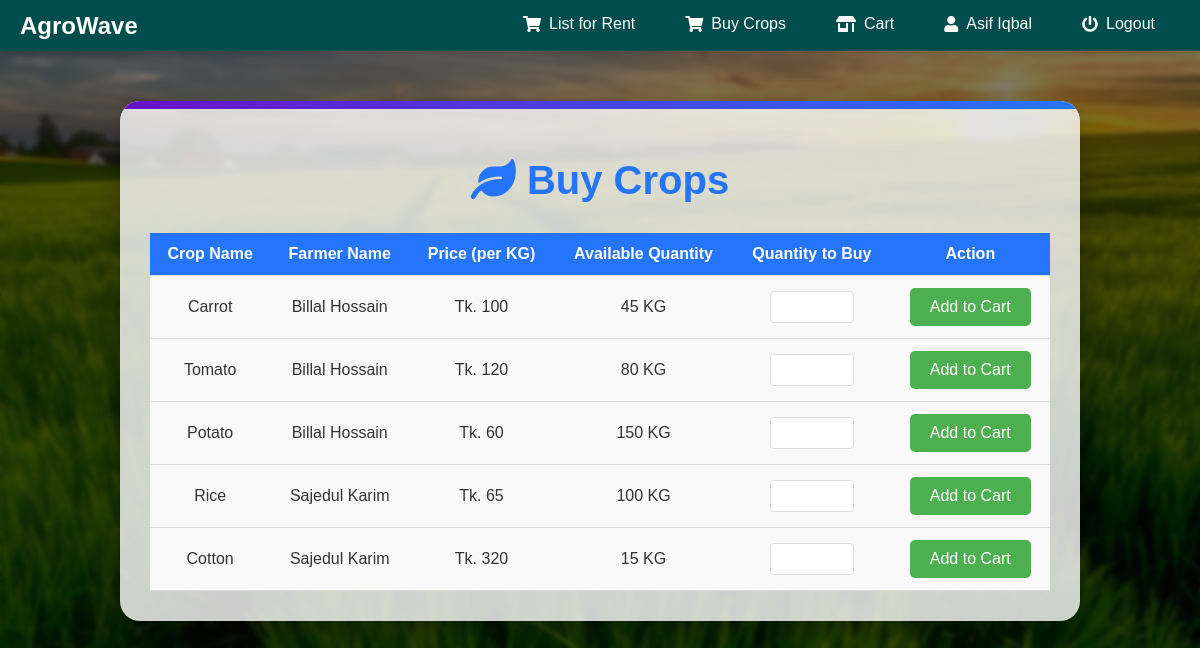
Page /customer/cbuy_crops.php (signed in) on the committed database.
### tables this page shows
CREATE TABLE `custlogin` (
  `cust_id` int(20) NOT NULL,
  `cust_name` varchar(255) NOT NULL,
  `password` varchar(255) NOT NULL,
  `email` varchar(255) NOT NULL,
  `address` varchar(255) NOT NULL,
  `city` varchar(255) NOT NULL,
  `pincode` varchar(255) NOT NULL,
  `state` varchar(255) NOT NULL,
  `phone_no` varchar(255) NOT NULL,
  `otp` int(50) NOT NULL
);

CREATE TABLE `farmer_crops_trade` (
  `trade_id` int(11) NOT NULL,
  `farmer_fkid` int(50) NOT NULL,
  `Trade_crop` varchar(255) NOT NULL,
  `Crop_quantity` double NOT NULL,
  `costperkg` int(11) NOT NULL,
  `msp` int(11) NOT NULL
);

CREATE TABLE `farmerlogin` (
  `farmer_id` int(11) NOT NULL,
  `farmer_name` varchar(255) NOT NULL,
  `password` varchar(255) NOT NULL,
  `email` varchar(255) NOT NULL,
  `phone_no` varchar(50) NOT NULL,
  `F_gender` varchar(255) NOT NULL,
  `F_birthday` varchar(255) NOT NULL,
  `F_State` varchar(255) NOT NULL,
  `F_District` varchar(255) NOT NULL,
  `F_Location` varchar(255) NOT NULL,
  `otp` int(20) DEFAULT NULL
);

### customer/csession.php (called while the page is built, shortened)
<?php
$user_check = $_SESSION['customer_login_user'];
?>

### customer/cbuy_crops.php (the view, shortened to what this page needs)
<?php
include('csession.php');
include('../sql.php');
$query4 = "SELECT * from custlogin where email='$user_check'";
$ses_sq4 = mysqli_query($conn, $query4);
$row4 = mysqli_fetch_assoc($ses_sq4);
$para2 = $row4['cust_name'];
$sql = "SELECT fct.trade_id, fct.Trade_crop, fct.Crop_quantity, fct.costperkg, fl.farmer_name
        FROM farmer_crops_trade fct
        JOIN farmerlogin fl ON fct.farmer_fkid = fl.farmer_id
        WHERE fct.Crop_quantity > 0";
$result = mysqli_query($conn, $sql);
?>
<!DOCTYPE html>
<html lang="en">
<head>
    <link href="https://cdnjs.cloudflare.com/ajax/libs/font-awesome/5.15.4/css/all.min.css" rel="stylesheet">
</head>
<body>
<?php include('cnav.php'); ?>
<div class="container">
    <h1><i class="fas fa-leaf"></i> Buy Crops</h1>
    <table>
        <thead>
        <tr>
            <th>Crop Name</th>
            <th>Farmer Name</th>
            <th>Price (per KG)</th>
            <th>Available Quantity</th>
            <th>Quantity to Buy</th>
            <th>Action</th>
        </tr>
        </thead>
        <tbody>
        <?php
        while ($row = mysqli_fetch_assoc($result)) {
            ?>
            <tr>
                <form method="POST" action="cbuy_crops.php">
                    <td><?= $row['Trade_crop'] ?></td>
                    <td><?= $row['farmer_name'] ?></td>
                    <td>Tk. <?= $row['costperkg'] ?></td>
                    <td><?= $row['Crop_quantity'] ?> KG</td>
                    <td>
                        <input type="number" name="quantity" min="1" max="<?= $row['Crop_quantity'] ?>" required>
                    </td>
                    <td>
                        <button type="submit" name="add_to_cart" class="btn">Add to Cart</button>
                    </td>
                </form>
            </tr>
        <?php } ?>
        </tbody>
    </table>
</div>
</body>
</html>

### customer/cnav.php (shortened to what this page needs)
<link href="https://cdnjs.cloudflare.com/ajax/libs/font-awesome/5.15.4/css/all.min.css" rel="stylesheet">
</head>
<body>
  <nav>
    <a href="../index.php" class="navbar-brand">
       AgroWave
    </a>
    <ul class="topnav">
      <li>
        <a href="c_rental.php"><i class="fas fa-shopping-cart"></i>List for Rent</a>
      </li>
      <li>
        <a href="cbuy_crops.php"><i class="fas fa-shopping-cart"></i> Buy Crops</a>
      </li>
      <li>
        <a href="cstock_crop.php"><i class="fas fa-store-alt"></i> Cart</a>
      </li>
      <li>
        <a href="cprofile.php"><i class="fas fa-user"></i> <?php echo $para2; ?></a>
      </li>
      <li>
        <a href="clogout.php" class="text-danger"><i class="fas fa-power-off"></i> Logout</a>
      </li>
  </ul>
</nav>

### customer/cbuy_crops.php (style rules this page uses)
body { font-family: 'Arial', sans-serif; margin: 0; padding: 0; background: url('../assets/img/h.jpg') no-repeat center center fixed; background-size: cover; color: #fff; overflow-x: hidden; }
body::before { content: ''; position: fixed; top: 0; left: 0; width: 100%; height: 100%; background: rgba(0, 0, 0, 0.5); backdrop-filter: blur(2px); z-index: -1; }
.container { max-width: 900px; margin: 50px auto; background: rgba(255, 255, 255, 0.8); color: #333; border-radius: 20px; box-shadow: 0 10px 30px rgba(0, 0, 0, 0.3); overflow: hidden; padding: 30px; position: relative; animation: fadeIn 1s ease-out; }
.container::before { content: ''; position: absolute; top: 0; left: 0; width: 100%; height: 8px; background: linear-gradient(to right, #6a11cb, #2575fc); }
h1 { text-align: center; font-size: 2.5rem; color: #2575fc; margin-bottom: 30px; }
table { width: 100%; border-collapse: collapse; margin-top: 20px; }
table th, table td { padding: 12px; text-align: center; border-bottom: 1px solid #ddd; }
table th { background-color: #2575fc; color: white; }
table td { background-color: #f9f9f9; }
table tr:nth-child(even) { background-color: #f1f1f1; }
table input[type="number"] { width: 70px; padding: 6px; border: 1px solid #ddd; border-radius: 4px; font-size: 1rem; }
table button { padding: 8px 16px; background-color: #2575fc; color: white; border: none; border-radius: 4px; cursor: pointer; font-size: 1rem; transition: all 0.3s ease-in-out; }
.btn { background-color: #4CAF50; color: white; padding: 10px 20px; border-radius: 5px; font-size: 1rem; cursor: pointer; border: none; transition: background-color 0.3s ease; }

### customer/cnav.php (style rules this page uses)
nav { background-color: #004d4d; display: flex; justify-content: space-between; align-items: center; padding: 10px 20px; position: sticky; top: 0; z-index: 1000; box-shadow: 0 4px 6px rgba(0, 0, 0, 0.1); }
nav .navbar-brand { display: flex; align-items: center; text-decoration: none; color: white; font-size: 24px; font-weight: bold; }
nav ul { list-style: none; display: flex; margin: 0; padding: 0; }
nav ul li { margin: 0 15px; position: relative; }
nav ul li a { text-decoration: none; color: white; font-size: 16px; padding: 5px 10px; transition: all 0.3s ease; display: flex; align-items: center; }
nav ul li a i { margin-right: 8px; }
.topnav a { border-bottom: 3px solid transparent; }

### rows in the picture
custlogin: cust_name "Asif Iqbal"
farmer_crops_trade: Trade_crop "Carrot", farmer_fkid.farmer_name "Billal Hossain", costperkg "100", Crop_quantity "45"
farmer_crops_trade: Trade_crop "Tomato", farmer_fkid.farmer_name "Billal Hossain", costperkg "120", Crop_quantity "80"
farmer_crops_trade: Trade_crop "Potato", farmer_fkid.farmer_name "Billal Hossain", costperkg "60", Crop_quantity "150"
farmer_crops_trade: Trade_crop "Rice", farmer_fkid.farmer_name "Sajedul Karim", costperkg "65", Crop_quantity "100"
farmer_crops_trade: Trade_crop "Cotton", farmer_fkid.farmer_name "Sajedul Karim", costperkg "320", Crop_quantity "15"
